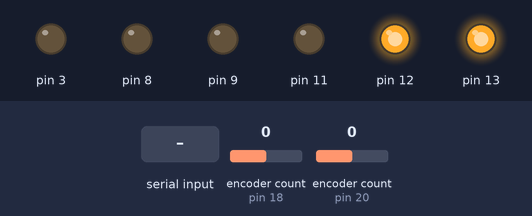
A sketch run on a simulated Arduino Uno, built with avr-gcc and run on an emulated ATmega328P. Shown: output pins drawn as LEDs (lit = HIGH). The test bench sets the inputs (shaded band); at power-on: encoder count (sensors on pin 18, pin 20) 0. What the sketch prints to the serial monitor is not drawn.

Above: at 1.2 s.
1.3 s: "<1,90>" received over Serial
At 3.4 s:
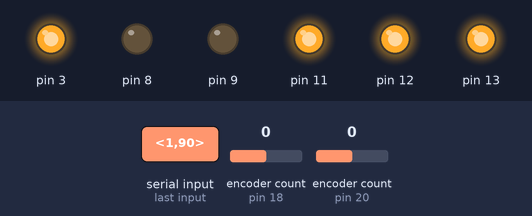
4.0 s: "<5>" received over Serial
At 5.1 s:
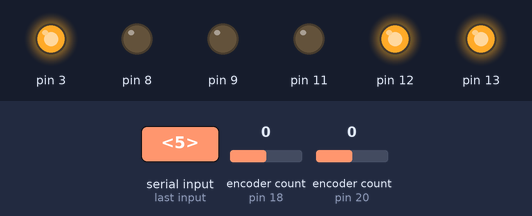
5.5 s: "<90,45,200>" received over Serial
At 6.7 s:
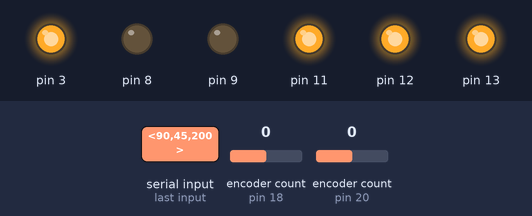
8.5 s: "<90>" received over Serial
At 8.9 s:
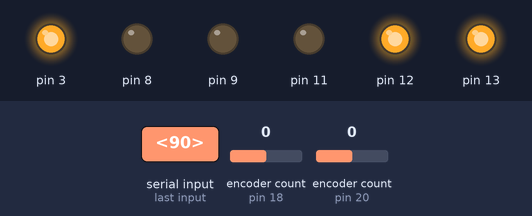
Timing chart, 0 to 11.5 s (numbered marks = the images above; inputs shaded):
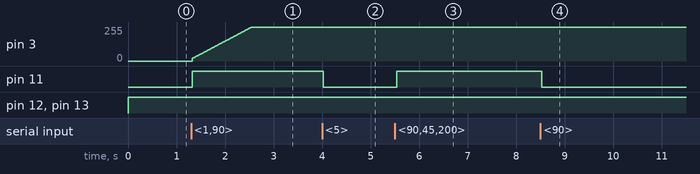

The sketch:

main.ino
```cpp
// this is compiling all the code into one project
#include "Encoder_funcs.h"
#include "Motor_funcs.h"
#include "Serial_comms_funcs.h"
#include <PID_v1.h>

// set up both motors
Motor LMotor(12,3,9);
Motor RMotor(13,11,8);

// set up both encoders
Wheels Encoders(18,19,20,21);

// set up Serial Comms
Comms Line;

// variables for PID
double setPointL, inputL, outputL;
double setPointR, inputR, outputR;

// speeds
volatile double leftSpeed, rightSpeed;

double Kp = 17, Ki = 600, Kd = 0;

bool proximity_flag = false;

PID leftCTL(&inputL, &outputL, &setPointL, Kp, Ki, Kd, DIRECT);
PID rightCTL(&inputR, &outputR, &setPointR, Kp, Ki, Kd, DIRECT);

void setup() {
    // put your setup code here, to run once:
    inputL = 0;
    inputR = 0;

    setPointL = 0;
    setPointR = 0;

    leftCTL.SetMode(AUTOMATIC);
    rightCTL.SetMode(AUTOMATIC);

    leftCTL.SetSampleTime(5);

    rightCTL.SetSampleTime(5);

    Serial.begin(9600);
    Encoders.startTimer();
}

void loop() {
    Line.listen();

    // if a new speed is received update the set points
    if (setPointL != Line.getLeft() || setPointR != Line.getRight()){
        setPointL = Line.getLeft();
        setPointR = Line.getRight();
    }

    // direction switching
    if (setPointL >= 0){
        LMotor.changeDirection(true);
        leftCTL.SetControllerDirection(DIRECT);
    }
    else{
        LMotor.changeDirection(false);
        leftCTL.SetControllerDirection(REVERSE);
    }

    if (setPointR >= 0){
        RMotor.changeDirection(true);
        rightCTL.SetControllerDirection(DIRECT);
    }
    else{
        RMotor.changeDirection(false);
        rightCTL.SetControllerDirection(REVERSE);
    }

    // read the speeds from the encoders
    Encoders.computeSpeeds();
    leftSpeed = Encoders.getLeftSpeed(true);
    rightSpeed = Encoders.getRightSpeed(true);

    Line.sendData(leftSpeed, rightSpeed, proximity_flag);

    // changing the pwm value to drive the motors to desired speed
    inputL = leftSpeed;
    inputR = rightSpeed;

    leftCTL.Compute();
    rightCTL.Compute();

    if (setPointL == 0) {
        LMotor.drive(0);
    }
    else{
        LMotor.drive(outputL);
    }

    if (setPointR == 0) {
        RMotor.drive(0);
    }
    else{
        RMotor.drive(outputR);
    }

}
```

Encoder_funcs.cpp
```cpp
#include "Encoder_funcs.h"

Wheels::Wheels(int leftA, int leftB, int rightA, int rightB):LeftEncoder(leftA,leftB),RightEncoder(rightA,rightB){
    this->deltaT = 1; // sampling time for the speed in milliseconds
    this-> countsperRev = 632;  // encoder counts per revolution
    this->speedRatio = 20.58463;
}

Wheels::~Wheels(){
    ~this->newLeft;
    ~this->newRight;
    ~this->startLeft;
    ~this->startRight;

    ~this->deltaT;
    ~this->startTime;
    ~this->countsperRev;
}

// intialises the values for start time and first left and right positions
void Wheels::startTimer(){
    // Serial.begin(9600);  only for debugging
    this->startTime = millis();
    this->startLeft = this->LeftEncoder.read();
    this->startRight = this->RightEncoder.read();
}

// calculates the speeds for both encoders
void Wheels::computeSpeeds(){
    unsigned long now = millis();
    this->newLeft = this->LeftEncoder.read();
    this->newRight = this->RightEncoder.read();

    if( now - this->startTime >= this->deltaT) {

        this->leftSpeed = (this->newLeft - this->startLeft) / (float)(this->deltaT * 1e-3 * this->countsperRev * this->speedRatio);
        this->rightSpeed = (this->newRight - this->startRight) / (float)(this->deltaT * 1e-3 * this->countsperRev * this->speedRatio);

        // Serial.print("Left Speed: ");    only for debugging
        // Serial.print(this->leftSpeed);
        // Serial.print("  Right Speed: ");
        // Serial.println(this->rightSpeed);

        this->startTime = now;
        this->startLeft = this->newLeft;
        this->startRight = this->newRight;
    }
}

// returns left wheel speed
float Wheels::getLeftSpeed(bool unit){
    if(unit){
        return this->leftSpeed; // this is in revolutions per second
    }
    else{
        return this->leftSpeed * 0.06 * M_PI;   // in metres per second
    }
}

// returns right wheel speed
float Wheels::getRightSpeed(bool unit){
    if(unit){
        return this->rightSpeed; // this is in revolutions per second
    }
    else{
        return this->rightSpeed * 0.06 * M_PI;   // in metres per second
    }
}
```

Encoder_funcs.h
```cpp
#ifndef Encoder_funcs_h
#define Encoder_funcs_h

#include <Arduino.h>
#include <math.h>
#include <Encoder.h>

class Wheels
{
public:
    Wheels(int leftA, int leftB, int rightA, int rightB);    // initialisation
    ~Wheels();   //destructor

    void computeSpeeds(); // calculate speeds
    void startTimer();
    float getLeftSpeed(bool unit);
    float getRightSpeed(bool unit);

private:

    volatile long newLeft, newRight;
    volatile long startLeft, startRight;
    volatile float leftSpeed;
    volatile float rightSpeed;

    Encoder LeftEncoder;
    Encoder RightEncoder;

    unsigned long deltaT; // sampling time period for speed in ms
    unsigned long startTime;
    unsigned int countsperRev;    // same for L and R
    float speedRatio;
};


#endif
```

Motor_funcs.cpp
```cpp
#include "Motor_funcs.h"

Motor::Motor(int directionPin, int pwmPin, int brakePin){
    pinMode(directionPin, OUTPUT);
    pinMode(pwmPin, OUTPUT);
    pinMode(brakePin, OUTPUT);

    this->directionPin = directionPin;
    this->brakePin = brakePin;
    this->pwmPin = pwmPin;

    digitalWrite(brakePin, LOW);
}

// enter PWM value
void Motor::drive(double pwmValue){
    analogWrite(this->pwmPin, pwmValue);
}

// true is high, false is low
void Motor::changeDirection(bool direction){
    if (direction){
        digitalWrite(this->directionPin, HIGH); // direction really depends on left or right wheel
    }
    else{
        digitalWrite(this->directionPin, LOW);
    }
}
```

Motor_funcs.h
```cpp
#ifndef Motor_funcs_h
#define Motor_funcs_h
#include <Arduino.h>

class Motor
{
public:
    // intialise with 3 control pins for the motor shield
    Motor(int directionPin, int pwmPin, int brakePin);

    void drive(double pwmvalue);
    void changeDirection(bool direction);

private:
    int directionPin, pwmPin, brakePin;

};

#endif
```

Serial_comms_funcs.cpp
```cpp
#include "Serial_comms_funcs.h"

// any data that is sent must be in the form "<leftSpeed, rightSpeed>"
Comms::Comms():numChars(32){
    this->receivedChars = new char[numChars + 1];
    this->tempChars = new char[numChars + 1];

    this->leftSpeed = 0;
    this->rightSpeed = 0;
    this->messageFromPC = {0};

    this->newData = false;
}

Comms::~Comms(){
    delete[] receivedChars;
    delete[] tempChars;
}

void Comms::listen(){
    recvWithStartEndMarkers();
    if(newData == true){
        strcpy(tempChars, receivedChars);   // protects the original data
        parseData();
        // showParsedData();
        newData = false;
    }
}

void Comms::recvWithStartEndMarkers(){
    static boolean recvInProgress = false;
    static byte ndx = 0;
    char startMarker = '<';
    char endMarker = '>';
    char rc;

    while (Serial.available() > 0 && newData == false) {
        rc = Serial.read();

        if (recvInProgress == true) {
            if (rc != endMarker) {
                receivedChars[ndx] = rc;
                ndx++;
                if (ndx >= numChars) {
                    ndx = numChars - 1;
                }
            }
            else {
                receivedChars[ndx] = '\0'; // terminate the string
                recvInProgress = false;
                ndx = 0;
                newData = true;
            }
        }

        else if (rc == startMarker) {
            recvInProgress = true;
        }
    }
}

void Comms::parseData(){

    char * strtokIndx; // this is used by strtok() as an index

    // strtokIndx = strtok(tempChars,",");      // get the first part - the string
    // strcpy(messageFromPC, strtokIndx); // copy it to messageFromPC

    strtokIndx = strtok(tempChars, ",");
    leftSpeed = atof(strtokIndx);     // convert this part to an integer

    strtokIndx = strtok(NULL, ",");    // this continues where the previous call left off
    rightSpeed = atof(strtokIndx);     // convert this part to a float

}

void Comms::showParsedData(){
    // Serial.print("Message ");
    // Serial.println(messageFromPC);
    Serial.print("Left ");
    Serial.println(leftSpeed);
    Serial.print("Right ");
    Serial.println(rightSpeed);
}

// sending back the measured speeds of the left and right motors in the same form
void Comms::sendData(double measuredLeft, double measuredRight, bool proximity_flag = false){
    Serial.print("<");
    Serial.print(measuredLeft);
    Serial.print(",");
    Serial.print(measuredRight);
    Serial.print(",");
    Serial.print(proximity_flag);
    Serial.println(">");
}

double Comms::getLeft(){
    return this->leftSpeed;
}

double Comms::getRight(){
    return this->rightSpeed;
}
```

Serial_comms_funcs.h
```cpp
#ifndef Serial_comms_funcs_h
#define Serial_comms_funcs_h
#include <Arduino.h>

class Comms{
public:
    // constructor
    Comms();
    // deconstructor
    ~Comms();

    // listen for new data basically combine everything
    void listen();

    // data storing function
    void recvWithStartEndMarkers();

    // data conversion function
    void parseData();

    // display function in the serial
    void showParsedData();

    // sends speed data
    void sendData(double measuredLeft, double measuredRight, bool proximity_flag);

    // returns the received data
    double getLeft();
    double getRight();

private:
    const byte numChars;
    char *receivedChars;
    char *tempChars;

    // checks if any newData has been received
    bool newData;

    // all received info will be stored in these variables
    char messageFromPC;
    double leftSpeed, rightSpeed;

};

#endif
```

Measured:
- after the input at 1.3 s, pin 3: moves from 0/255 to 255/255 over 1.2 s, starting at once; pin 11: LOW → HIGH at once
- after the input at 4.0 s, pin 11: HIGH → LOW at once
- after the input at 5.5 s, pin 11: LOW → HIGH at once
- after the input at 8.5 s, pin 11: HIGH → LOW at once
